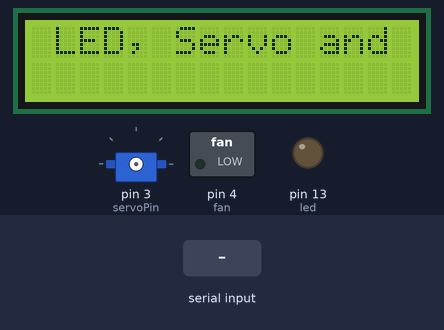
The sketch below on a simulated Arduino Uno, built with avr-gcc and run on an emulated ATmega328P. Shown: 16×2 character LCD, servo, switched loads named in the sketch (green lamp = pin HIGH), output pins drawn as LEDs (lit = HIGH). Inputs (shaded band) come from the test bench. What the sketch prints to the serial monitor is not drawn.

Above: at 0.2 s.
9.4 s: "H" received over Serial
At 10.5 s:
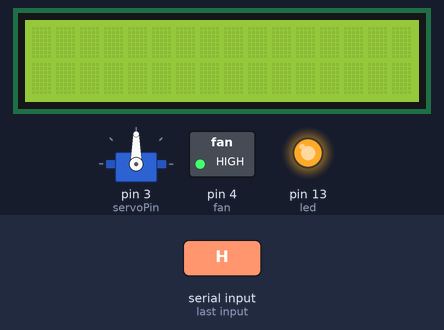
Timing chart, 0 to 12.4 s (numbered marks = the images above; inputs shaded):
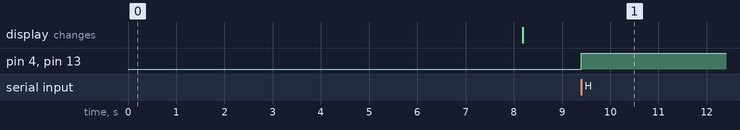

The sketch:

theisi_practical_2.ino
```cpp
#include <LiquidCrystal_I2C.h>
#include <Servo.h>
#include <Wire.h>
LiquidCrystal_I2C lcd(0x3F, 16, 2);
char msg = ' '; //contains the message from arduino sender
const int led = 13;
int servoPin = 3;
Servo Servo1;
int fan=4;//led at pin 13
void setup() {
  lcd.init();
lcd.begin(16,2);
lcd.backlight();
lcd.setCursor(1,0);
lcd.print("LED, Servo and fan are on");
delay(8000);
lcd.clear();
lcd.setCursor(1,0);
lcd.print("LED, Servo and fan are off");
lcd.clear();

Serial.begin(9600);//Remember that the baud must be the same on both arduinos
pinMode(led,OUTPUT);
Servo1.attach(servoPin);
pinMode(fan,OUTPUT);
}
void loop() {
while(Serial.available() ) {
           msg=Serial.read();
           if(msg=='H') {
               digitalWrite(led,HIGH);
          Servo1.write(90);
          Serial.println("Led and servo and fan are on");
          digitalWrite(fan,HIGH);
          delay(8000);
           }
           if(msg=='L') {
                digitalWrite(led,LOW);
           Servo1.write(0);
           digitalWrite(fan,LOW);
           Serial.println(" Led and servo and fan are off");
           delay(8000);
           }
}
}
```

Measured:
- after the input at 9.4 s, pin 4 (fan), pin 13 (led): LOW → HIGH at once
